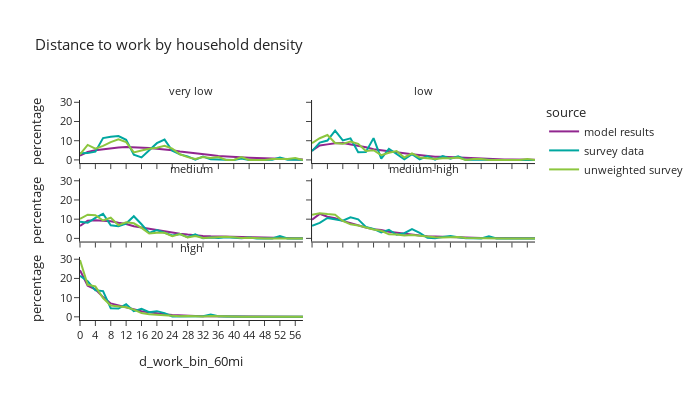

The cell this chart's notebook holds for it:
### Code cell
df_plot = per_data.loc[(per_data['is_worker']) & (per_data['d_work_bin_60mi'] != float('nan'))].groupby(['source','hh_density_group','d_work_bin_60mi'])['hh_weight_2017_2019'].sum().reset_index()
df_plot['percentage'] = df_plot.groupby(['source','hh_density_group'], group_keys=False)['hh_weight_2017_2019']. \
    apply(lambda x: 100 * x / float(x.sum()))
# df_plot

fig2 = px.line(df_plot, x='d_work_bin_60mi', y="percentage", color="source",
               facet_col="hh_density_group", facet_col_wrap=2,
               title="Distance to work by household density")
fig2.for_each_annotation(lambda a: a.update(text = a.text.split("=")[-1]))
fig2.update_layout(height=400, width=700, font=dict(size=11))
fig2.show()

### Figure 1 — Plotly figure (JSON) as saved in the notebook; plotly's stock layout.template omitted (floating-point values rounded to 4 significant figures)
{"data": [{"hovertemplate": "source=model results<br>hh_density_group=very low<br>d_work_bin_60mi=%{x}<br>percentage=%{y}<extra></extra>", "legendgroup": "model results", "line": {"color": "#91268F", "dash": "solid"}, "marker": {"symbol": "circle"}, "mode": "lines", "name": "model results", "orientation": "v", "showlegend": true, "type": "scatter", "x": ["0", "2", "4", "6", "8", "10", "12", "14", "16", "18", "20", "22", "24", "26", "28", "30", "32", "34", "36", "38", "40", "42", "44", "46", "48", "50", "52", "54", "56", "58"], "xaxis": "x5", "y": [2.204, 4.206, 5.025, 5.623, 6.082, 6.505, 6.687, 6.619, 6.34, 6.184, 5.792, 5.521, 5.086, 4.368, 3.808, 3.365, 2.776, 2.502, 2.031, 1.725, 1.537, 1.303, 1.137, 0.9812, 0.8018, 0.5956, 0.4696, 0.3114, 0.2388, 0.1775], "yaxis": "y5"}, {"hovertemplate": "source=model results<br>hh_density_group=low<br>d_work_bin_60mi=%{x}<br>percentage=%{y}<extra></extra>", "legendgroup": "model results", "line": {"color": "#91268F", "dash": "solid"}, "marker": {"symbol": "circle"}, "mode": "lines", "name": "model results", "orientation": "v", "showlegend": false, "type": "scatter", "x": ["0", "2", "4", "6", "8", "10", "12", "14", "16", "18", "20", "22", "24", "26", "28", "30", "32", "34", "36", "38", "40", "42", "44", "46", "48", "50", "52", "54", "56", "58"], "xaxis": "x6", "y": [4.805, 7.529, 8.086, 8.695, 8.775, 8.015, 7.447, 6.607, 5.514, 5.022, 4.824, 4.239, 3.474, 2.925, 2.433, 2.012, 1.695, 1.596, 1.379, 1.255, 0.9283, 0.7636, 0.5924, 0.4199, 0.3304, 0.2047, 0.1716, 0.106, 0.0959, 0.06149], "yaxis": "y6"}, {"hovertemplate": "source=model results<br>hh_density_group=medium<br>d_work_bin_60mi=%{x}<br>percentage=%{y}<extra></extra>", "legendgroup": "model results", "line": {"color": "#91268F", "dash": "solid"}, "marker": {"symbol": "circle"}, "mode": "lines", "name": "model results", "orientation": "v", "showlegend": false, "type": "scatter", "x": ["0", "2", "4", "6", "8", "10", "12", "14", "16", "18", "20", "22", "24", "26", "28", "30", "32", "34", "36", "38", "40", "42", "44", "46", "48", "50", "52", "54", "56", "58"], "xaxis": "x3", "y": [6.482, 9.24, 9.496, 9.334, 8.95, 8.126, 7.469, 6.286, 5.605, 4.873, 4.544, 3.846, 3.061, 2.448, 1.99, 1.547, 1.295, 1.087, 0.9771, 0.8309, 0.6515, 0.5351, 0.3905, 0.2793, 0.2026, 0.164, 0.1153, 0.07693, 0.06024, 0.03835], "yaxis": "y3"}, {"hovertemplate": "source=model results<br>hh_density_group=medium-high<br>d_work_bin_60mi=%{x}<br>percentage=%{y}<extra></extra>", "legendgroup": "model results", "line": {"color": "#91268F", "dash": "solid"}, "marker": {"symbol": "circle"}, "mode": "lines", "name": "model results", "orientation": "v", "showlegend": false, "type": "scatter", "x": ["0", "2", "4", "6", "8", "10", "12", "14", "16", "18", "20", "22", "24", "26", "28", "30", "32", "34", "36", "38", "40", "42", "44", "46", "48", "50", "52", "54", "56", "58"], "xaxis": "x4", "y": [9.691, 12.74, 11.3, 10.47, 9.132, 7.875, 6.698, 5.659, 4.723, 4.318, 3.442, 2.858, 2.24, 1.852, 1.463, 1.098, 0.912, 0.7457, 0.6845, 0.5828, 0.4282, 0.3327, 0.2395, 0.1584, 0.1177, 0.07874, 0.06006, 0.04398, 0.03405, 0.02435], "yaxis": "y4"}, {"hovertemplate": "source=model results<br>hh_density_group=high<br>d_work_bin_60mi=%{x}<br>percentage=%{y}<extra></extra>", "legendgroup": "model results", "line": {"color": "#91268F", "dash": "solid"}, "marker": {"symbol": "circle"}, "mode": "lines", "name": "model results", "orientation": "v", "showlegend": false, "type": "scatter", "x": ["0", "2", "4", "6", "8", "10", "12", "14", "16", "18", "20", "22", "24", "26", "28", "30", "32", "34", "36", "38", "40", "42", "44", "46", "48", "50", "52", "54", "56", "58"], "xaxis": "x", "y": [24.25, 16.22, 14.31, 10.28, 6.984, 6.039, 4.951, 4.007, 2.928, 2.423, 1.732, 1.398, 0.9797, 0.7218, 0.6575, 0.4613, 0.3487, 0.334, 0.274, 0.1984, 0.1675, 0.1124, 0.07443, 0.05123, 0.02948, 0.02344, 0.01861, 0.009425, 0.009666, 0.007733], "yaxis": "y"}, {"hovertemplate": "source=survey data<br>hh_density_group=very low<br>d_work_bin_60mi=%{x}<br>percentage=%{y}<extra></extra>", "legendgroup": "survey data", "line": {"color": "#00A7A0", "dash": "solid"}, "marker": {"symbol": "circle"}, "mode": "lines", "name": "survey data", "orientation": "v", "showlegend": true, "type": "scatter", "x": ["0", "2", "4", "6", "8", "10", "12", "14", "16", "18", "20", "22", "24", "26", "28", "30", "32", "34", "36", "38", "40", "42", "44", "46", "48", "50", "52", "54", "56", "58"], "xaxis": "x5", "y": [3.459, 3.542, 4.301, 11.36, 12.02, 12.42, 10.48, 2.695, 1.317, 4.838, 8.7, 10.58, 4.731, 2.886, 1.867, 0.118, 1.785, 0.3062, 0.2405, 0.0, 0.0, 0.724, 0.0, 0.0, 0.0, 0.1394, 1.192, 0.08703, 0.2167, 0.0], "yaxis": "y5"}, {"hovertemplate": "source=survey data<br>hh_density_group=low<br>d_work_bin_60mi=%{x}<br>percentage=%{y}<extra></extra>", "legendgroup": "survey data", "line": {"color": "#00A7A0", "dash": "solid"}, "marker": {"symbol": "circle"}, "mode": "lines", "name": "survey data", "orientation": "v", "showlegend": false, "type": "scatter", "x": ["0", "2", "4", "6", "8", "10", "12", "14", "16", "18", "20", "22", "24", "26", "28", "30", "32", "34", "36", "38", "40", "42", "44", "46", "48", "50", "52", "54", "56", "58"], "xaxis": "x6", "y": [4.57, 9.008, 10.1, 15.23, 10.19, 11.23, 3.996, 4.086, 11.36, 0.6581, 5.797, 2.889, 0.3484, 3.054, 0.3372, 2.04, 0.152, 2.013, 0.6545, 1.911, 0.0, 0.183, 0.03318, 0.0, 0.0, 0.0, 0.0, 0.0, 0.1656, 0.0], "yaxis": "y6"}, {"hovertemplate": "source=survey data<br>hh_density_group=medium<br>d_work_bin_60mi=%{x}<br>percentage=%{y}<extra></extra>", "legendgroup": "survey data", "line": {"color": "#00A7A0", "dash": "solid"}, "marker": {"symbol": "circle"}, "mode": "lines", "name": "survey data", "orientation": "v", "showlegend": false, "type": "scatter", "x": ["0", "2", "4", "6", "8", "10", "12", "14", "16", "18", "20", "22", "24", "26", "28", "30", "32", "34", "36", "38", "40", "42", "44", "46", "48", "50", "52", "54", "56", "58"], "xaxis": "x3", "y": [8.689, 8.15, 10.7, 12.82, 6.799, 6.364, 7.714, 11.54, 7.337, 2.847, 4.293, 2.848, 1.565, 2.232, 0.6358, 2.142, 0.04775, 0.4403, 0.1753, 0.5952, 0.2471, 0.07593, 0.4722, 0.0, 0.0, 0.0, 1.274, 0.0, 0.0, 0.0], "yaxis": "y3"}, {"hovertemplate": "source=survey data<br>hh_density_group=medium-high<br>d_work_bin_60mi=%{x}<br>percentage=%{y}<extra></extra>", "legendgroup": "survey data", "line": {"color": "#00A7A0", "dash": "solid"}, "marker": {"symbol": "circle"}, "mode": "lines", "name": "survey data", "orientation": "v", "showlegend": false, "type": "scatter", "x": ["0", "2", "4", "6", "8", "10", "12", "14", "16", "18", "20", "22", "24", "26", "28", "30", "32", "34", "36", "38", "40", "42", "44", "46", "48", "50", "52", "54", "56", "58"], "xaxis": "x4", "y": [6.493, 8.069, 10.64, 9.891, 9.176, 11.01, 9.894, 5.981, 4.971, 3.059, 4.501, 1.908, 2.684, 4.83, 2.813, 0.2881, 0.09266, 0.7727, 1.183, 0.6203, 0.0238, 0.01539, 0.000381, 1.082, 0.0, 0.0, 0.0, 0.0, 0.001922, 0.0], "yaxis": "y4"}, {"hovertemplate": "source=survey data<br>hh_density_group=high<br>d_work_bin_60mi=%{x}<br>percentage=%{y}<extra></extra>", "legendgroup": "survey data", "line": {"color": "#00A7A0", "dash": "solid"}, "marker": {"symbol": "circle"}, "mode": "lines", "name": "survey data", "orientation": "v", "showlegend": false, "type": "scatter", "x": ["0", "2", "4", "6", "8", "10", "12", "14", "16", "18", "20", "22", "24", "26", "28", "30", "32", "34", "36", "38", "40", "42", "44", "46", "48", "50", "52", "54", "56", "58"], "xaxis": "x", "y": [21.34, 18.53, 13.79, 13.4, 4.48, 4.313, 6.553, 2.954, 4.135, 2.441, 2.965, 1.953, 0.2296, 0.2, 0.2628, 0.1422, 0.3128, 1.229, 0.3262, 0.2011, 0.04801, 0.004317, 0.03357, 0.087, 0.002029, 0.02116, 0.0, 0.006369, 0.02821, 0.0], "yaxis": "y"}, {"hovertemplate": "source=unweighted survey<br>hh_density_group=very low<br>d_work_bin_60mi=%{x}<br>percentage=%{y}<extra></extra>", "legendgroup": "unweighted survey", "line": {"color": "#8CC63E", "dash": "solid"}, "marker": {"symbol": "circle"}, "mode": "lines", "name": "unweighted survey", "orientation": "v", "showlegend": true, "type": "scatter", "x": ["0", "2", "4", "6", "8", "10", "12", "14", "16", "18", "20", "22", "24", "26", "28", "30", "32", "34", "36", "38", "40", "42", "44", "46", "48", "50", "52", "54", "56", "58"], "xaxis": "x5", "y": [2.927, 7.805, 5.854, 7.317, 9.268, 10.73, 9.268, 3.902, 4.878, 5.854, 6.341, 7.317, 5.854, 2.927, 1.463, 0.4878, 1.463, 0.9756, 1.463, 0.0, 0.0, 1.463, 0.0, 0.0, 0.0, 0.4878, 0.4878, 0.4878, 0.9756, 0.0], "yaxis": "y5"}, {"hovertemplate": "source=unweighted survey<br>hh_density_group=low<br>d_work_bin_60mi=%{x}<br>percentage=%{y}<extra></extra>", "legendgroup": "unweighted survey", "line": {"color": "#8CC63E", "dash": "solid"}, "marker": {"symbol": "circle"}, "mode": "lines", "name": "unweighted survey", "orientation": "v", "showlegend": false, "type": "scatter", "x": ["0", "2", "4", "6", "8", "10", "12", "14", "16", "18", "20", "22", "24", "26", "28", "30", "32", "34", "36", "38", "40", "42", "44", "46", "48", "50", "52", "54", "56", "58"], "xaxis": "x6", "y": [8.787, 11.3, 12.97, 8.787, 8.368, 9.623, 8.368, 4.603, 5.021, 2.51, 3.766, 4.603, 1.255, 3.347, 1.255, 0.8368, 0.4184, 0.8368, 0.8368, 1.255, 0.0, 0.4184, 0.4184, 0.0, 0.0, 0.0, 0.0, 0.0, 0.4184, 0.0], "yaxis": "y6"}, {"hovertemplate": "source=unweighted survey<br>hh_density_group=medium<br>d_work_bin_60mi=%{x}<br>percentage=%{y}<extra></extra>", "legendgroup": "unweighted survey", "line": {"color": "#8CC63E", "dash": "solid"}, "marker": {"symbol": "circle"}, "mode": "lines", "name": "unweighted survey", "orientation": "v", "showlegend": false, "type": "scatter", "x": ["0", "2", "4", "6", "8", "10", "12", "14", "16", "18", "20", "22", "24", "26", "28", "30", "32", "34", "36", "38", "40", "42", "44", "46", "48", "50", "52", "54", "56", "58"], "xaxis": "x3", "y": [10.11, 12.36, 12.04, 9.31, 10.75, 6.902, 8.347, 7.865, 5.457, 2.568, 2.889, 2.889, 1.124, 2.247, 0.4815, 1.284, 0.1605, 0.321, 0.8026, 0.8026, 0.6421, 0.1605, 0.321, 0.0, 0.0, 0.0, 0.1605, 0.0, 0.0, 0.0], "yaxis": "y3"}, {"hovertemplate": "source=unweighted survey<br>hh_density_group=medium-high<br>d_work_bin_60mi=%{x}<br>percentage=%{y}<extra></extra>", "legendgroup": "unweighted survey", "line": {"color": "#8CC63E", "dash": "solid"}, "marker": {"symbol": "circle"}, "mode": "lines", "name": "unweighted survey", "orientation": "v", "showlegend": false, "type": "scatter", "x": ["0", "2", "4", "6", "8", "10", "12", "14", "16", "18", "20", "22", "24", "26", "28", "30", "32", "34", "36", "38", "40", "42", "44", "46", "48", "50", "52", "54", "56", "58"], "xaxis": "x4", "y": [12.27, 13.14, 12.64, 12.27, 9.046, 7.311, 6.691, 5.452, 4.585, 3.965, 2.107, 1.983, 1.487, 1.735, 1.363, 0.7435, 0.6196, 0.4957, 0.4957, 0.7435, 0.2478, 0.1239, 0.1239, 0.2478, 0.0, 0.0, 0.0, 0.0, 0.1239, 0.0], "yaxis": "y4"}, {"hovertemplate": "source=unweighted survey<br>hh_density_group=high<br>d_work_bin_60mi=%{x}<br>percentage=%{y}<extra></extra>", "legendgroup": "unweighted survey", "line": {"color": "#8CC63E", "dash": "solid"}, "marker": {"symbol": "circle"}, "mode": "lines", "name": "unweighted survey", "orientation": "v", "showlegend": false, "type": "scatter", "x": ["0", "2", "4", "6", "8", "10", "12", "14", "16", "18", "20", "22", "24", "26", "28", "30", "32", "34", "36", "38", "40", "42", "44", "46", "48", "50", "52", "54", "56", "58"], "xaxis": "x", "y": [29.55, 16.68, 15.86, 9.795, 5.921, 5.391, 5.006, 3.779, 1.974, 1.372, 1.083, 0.8905, 0.4813, 0.3129, 0.4091, 0.2407, 0.1444, 0.3851, 0.2407, 0.1685, 0.04813, 0.04813, 0.0722, 0.02407, 0.02407, 0.04813, 0.0, 0.02407, 0.02407, 0.0], "yaxis": "y"}], "layout": {"annotations": [{"font": {}, "showarrow": false, "text": "high", "x": 0.245, "xanchor": "center", "xref": "paper", "y": 0.2867, "yanchor": "bottom", "yref": "paper"}, {"font": {}, "showarrow": false, "text": "medium", "x": 0.245, "xanchor": "center", "xref": "paper", "y": 0.6433, "yanchor": "bottom", "yref": "paper"}, {"font": {}, "showarrow": false, "text": "medium-high", "x": 0.755, "xanchor": "center", "xref": "paper", "y": 0.6433, "yanchor": "bottom", "yref": "paper"}, {"font": {}, "showarrow": false, "text": "very low", "x": 0.245, "xanchor": "center", "xref": "paper", "y": 1.0, "yanchor": "bottom", "yref": "paper"}, {"font": {}, "showarrow": false, "text": "low", "x": 0.755, "xanchor": "center", "xref": "paper", "y": 1.0, "yanchor": "bottom", "yref": "paper"}], "font": {"size": 11}, "height": 400, "legend": {"title": {"text": "source"}, "tracegroupgap": 0}, "title": {"text": "Distance to work by household density"}, "width": 700, "xaxis": {"anchor": "y", "domain": [0.0, 0.49], "title": {"text": "d_work_bin_60mi"}}, "xaxis2": {"anchor": "y2", "domain": [0.51, 1.0], "matches": "x", "title": {"text": "d_work_bin_60mi"}}, "xaxis3": {"anchor": "y3", "domain": [0.0, 0.49], "matches": "x", "showticklabels": false}, "xaxis4": {"anchor": "y4", "domain": [0.51, 1.0], "matches": "x", "showticklabels": false}, "xaxis5": {"anchor": "y5", "domain": [0.0, 0.49], "matches": "x", "showticklabels": false}, "xaxis6": {"anchor": "y6", "domain": [0.51, 1.0], "matches": "x", "showticklabels": false}, "yaxis": {"anchor": "x", "domain": [0.0, 0.2867], "title": {"text": "percentage"}}, "yaxis2": {"anchor": "x2", "domain": [0.0, 0.2867], "matches": "y", "showticklabels": false}, "yaxis3": {"anchor": "x3", "domain": [0.3567, 0.6433], "matches": "y", "title": {"text": "percentage"}}, "yaxis4": {"anchor": "x4", "domain": [0.3567, 0.6433], "matches": "y", "showticklabels": false}, "yaxis5": {"anchor": "x5", "domain": [0.7133, 1.0], "matches": "y", "title": {"text": "percentage"}}, "yaxis6": {"anchor": "x6", "domain": [0.7133, 1.0], "matches": "y", "showticklabels": false}}}
